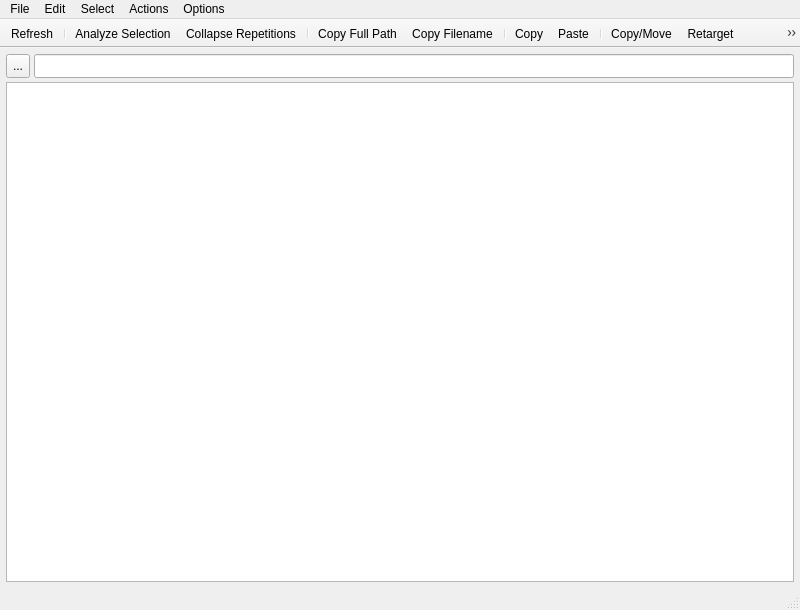
<?xml version="1.0" encoding="UTF-8"?>
<ui version="4.0">
 <class>MainWindow</class>
 <widget class="QMainWindow" name="MainWindow">
  <property name="geometry">
   <rect>
    <x>0</x>
    <y>0</y>
    <width>800</width>
    <height>610</height>
   </rect>
  </property>
  <property name="windowTitle">
   <string>Texture Manager</string>
  </property>
  <property name="windowIcon">
   <iconset resource="resources.qrc">
    <normaloff>:/icons/appIcon.png</normaloff>:/icons/appIcon.png</iconset>
  </property>
  <widget class="QWidget" name="centralwidget">
   <layout class="QVBoxLayout" name="verticalLayout">
    <property name="spacing">
     <number>4</number>
    </property>
    <property name="margin">
     <number>6</number>
    </property>
    <item>
     <layout class="QHBoxLayout" name="horizontalLayout">
      <item>
       <widget class="QToolButton" name="uiBTN_filter">
        <property name="minimumSize">
         <size>
          <width>24</width>
          <height>24</height>
         </size>
        </property>
        <property name="maximumSize">
         <size>
          <width>24</width>
          <height>24</height>
         </size>
        </property>
        <property name="text">
         <string>...</string>
        </property>
        <property name="icon">
         <iconset resource="resources.qrc">
          <normaloff>:/icons/filterDisabled.png</normaloff>
          <normalon>:/icons/filterActive.png</normalon>:/icons/filterDisabled.png</iconset>
        </property>
        <property name="iconSize">
         <size>
          <width>18</width>
          <height>18</height>
         </size>
        </property>
        <property name="checkable">
         <bool>true</bool>
        </property>
       </widget>
      </item>
      <item>
       <widget class="QLineEdit" name="uiLED_filter">
        <property name="minimumSize">
         <size>
          <width>0</width>
          <height>24</height>
         </size>
        </property>
       </widget>
      </item>
     </layout>
    </item>
    <item>
     <widget class="QTableView" name="uiTBL_textures">
      <property name="contextMenuPolicy">
       <enum>Qt::ActionsContextMenu</enum>
      </property>
      <property name="editTriggers">
       <set>QAbstractItemView::DoubleClicked</set>
      </property>
      <property name="alternatingRowColors">
       <bool>true</bool>
      </property>
      <property name="selectionBehavior">
       <enum>QAbstractItemView::SelectRows</enum>
      </property>
      <property name="textElideMode">
       <enum>Qt::ElideLeft</enum>
      </property>
      <property name="horizontalScrollMode">
       <enum>QAbstractItemView::ScrollPerPixel</enum>
      </property>
      <property name="showGrid">
       <bool>false</bool>
      </property>
      <property name="sortingEnabled">
       <bool>true</bool>
      </property>
      <attribute name="horizontalHeaderShowSortIndicator" stdset="0">
       <bool>true</bool>
      </attribute>
      <attribute name="horizontalHeaderStretchLastSection">
       <bool>true</bool>
      </attribute>
      <attribute name="verticalHeaderVisible">
       <bool>false</bool>
      </attribute>
      <attribute name="verticalHeaderDefaultSectionSize">
       <number>15</number>
      </attribute>
      <attribute name="verticalHeaderMinimumSectionSize">
       <number>15</number>
      </attribute>
     </widget>
    </item>
   </layout>
  </widget>
  <widget class="QMenuBar" name="menubar">
   <property name="geometry">
    <rect>
     <x>0</x>
     <y>0</y>
     <width>800</width>
     <height>21</height>
    </rect>
   </property>
   <widget class="QMenu" name="menuFile">
    <property name="title">
     <string>File</string>
    </property>
    <addaction name="uiACT_refresh"/>
    <addaction name="separator"/>
    <addaction name="uiACT_exit"/>
   </widget>
   <widget class="QMenu" name="menuActions">
    <property name="title">
     <string>Actions</string>
    </property>
    <addaction name="uiACT_deleteUnusedShadingNodes"/>
    <addaction name="separator"/>
    <addaction name="uiACT_copyMove"/>
    <addaction name="uiACT_retarget"/>
    <addaction name="uiACT_searchReplace"/>
   </widget>
   <widget class="QMenu" name="menuEdit">
    <property name="title">
     <string>Edit</string>
    </property>
    <addaction name="uiACT_copy"/>
    <addaction name="uiACT_paste"/>
    <addaction name="separator"/>
    <addaction name="uiACT_copyFullPath"/>
    <addaction name="uiACT_copyFilename"/>
   </widget>
   <widget class="QMenu" name="menuOptions">
    <property name="title">
     <string>Options</string>
    </property>
    <addaction name="uiACT_collapseRepetitions"/>
    <addaction name="uiACT_analyzeSelection"/>
    <addaction name="separator"/>
    <addaction name="uiACT_selectNothing"/>
    <addaction name="uiACT_selectAssigned"/>
    <addaction name="uiACT_selectTextureNode"/>
   </widget>
   <widget class="QMenu" name="menuSelect">
    <property name="title">
     <string>Select</string>
    </property>
    <addaction name="uiACT_selectAll"/>
    <addaction name="uiACT_selectInvert"/>
    <addaction name="uiACT_selectNone"/>
   </widget>
   <addaction name="menuFile"/>
   <addaction name="menuEdit"/>
   <addaction name="menuSelect"/>
   <addaction name="menuActions"/>
   <addaction name="menuOptions"/>
  </widget>
  <widget class="QStatusBar" name="statusbar"/>
  <widget class="QToolBar" name="toolBar">
   <property name="windowTitle">
    <string>toolBar</string>
   </property>
   <property name="movable">
    <bool>false</bool>
   </property>
   <property name="iconSize">
    <size>
     <width>24</width>
     <height>24</height>
    </size>
   </property>
   <property name="floatable">
    <bool>false</bool>
   </property>
   <attribute name="toolBarArea">
    <enum>TopToolBarArea</enum>
   </attribute>
   <attribute name="toolBarBreak">
    <bool>false</bool>
   </attribute>
   <addaction name="uiACT_refresh"/>
   <addaction name="separator"/>
   <addaction name="uiACT_analyzeSelection"/>
   <addaction name="uiACT_collapseRepetitions"/>
   <addaction name="separator"/>
   <addaction name="uiACT_copyFullPath"/>
   <addaction name="uiACT_copyFilename"/>
   <addaction name="separator"/>
   <addaction name="uiACT_copy"/>
   <addaction name="uiACT_paste"/>
   <addaction name="separator"/>
   <addaction name="uiACT_copyMove"/>
   <addaction name="uiACT_retarget"/>
   <addaction name="uiACT_searchReplace"/>
  </widget>
  <action name="uiACT_refresh">
   <property name="icon">
    <iconset resource="resources.qrc">
     <normaloff>:/icons/refresh.png</normaloff>:/icons/refresh.png</iconset>
   </property>
   <property name="text">
    <string>Refresh</string>
   </property>
   <property name="toolTip">
    <string>Refresh</string>
   </property>
   <property name="shortcut">
    <string>F5</string>
   </property>
  </action>
  <action name="uiACT_exit">
   <property name="icon">
    <iconset resource="resources.qrc">
     <normaloff>:/icons/exit.png</normaloff>:/icons/exit.png</iconset>
   </property>
   <property name="text">
    <string>Exit</string>
   </property>
  </action>
  <action name="uiACT_retarget">
   <property name="icon">
    <iconset resource="resources.qrc">
     <normaloff>:/icons/retarget.png</normaloff>:/icons/retarget.png</iconset>
   </property>
   <property name="text">
    <string>Retarget</string>
   </property>
  </action>
  <action name="uiACT_copyMove">
   <property name="icon">
    <iconset resource="resources.qrc">
     <normaloff>:/icons/copyMove.png</normaloff>:/icons/copyMove.png</iconset>
   </property>
   <property name="text">
    <string>Copy/Move</string>
   </property>
  </action>
  <action name="uiACT_searchReplace">
   <property name="icon">
    <iconset resource="resources.qrc">
     <normaloff>:/icons/replace.png</normaloff>:/icons/replace.png</iconset>
   </property>
   <property name="text">
    <string>Search and Replace</string>
   </property>
  </action>
  <action name="uiACT_copyFullPath">
   <property name="icon">
    <iconset resource="resources.qrc">
     <normaloff>:/icons/copy1.png</normaloff>:/icons/copy1.png</iconset>
   </property>
   <property name="text">
    <string>Copy Full Path</string>
   </property>
  </action>
  <action name="uiACT_copyFilename">
   <property name="icon">
    <iconset resource="resources.qrc">
     <normaloff>:/icons/copy2.png</normaloff>:/icons/copy2.png</iconset>
   </property>
   <property name="text">
    <string>Copy Filename</string>
   </property>
  </action>
  <action name="uiACT_selectAssigned">
   <property name="checkable">
    <bool>true</bool>
   </property>
   <property name="text">
    <string>Select Assigned</string>
   </property>
  </action>
  <action name="uiACT_collapseRepetitions">
   <property name="checkable">
    <bool>true</bool>
   </property>
   <property name="icon">
    <iconset resource="resources.qrc">
     <normaloff>:/icons/collapse.png</normaloff>:/icons/collapse.png</iconset>
   </property>
   <property name="text">
    <string>Collapse Repetitions</string>
   </property>
  </action>
  <action name="uiACT_selectAll">
   <property name="text">
    <string>Select All</string>
   </property>
  </action>
  <action name="uiACT_selectNone">
   <property name="text">
    <string>Select None</string>
   </property>
  </action>
  <action name="uiACT_selectInvert">
   <property name="text">
    <string>Select Invert</string>
   </property>
  </action>
  <action name="uiACT_selectTextureNode">
   <property name="checkable">
    <bool>true</bool>
   </property>
   <property name="text">
    <string>Select Texture Node</string>
   </property>
  </action>
  <action name="uiACT_selectNothing">
   <property name="checkable">
    <bool>true</bool>
   </property>
   <property name="text">
    <string>Select Nothing</string>
   </property>
  </action>
  <action name="uiACT_copy">
   <property name="icon">
    <iconset resource="resources.qrc">
     <normaloff>:/icons/copy.png</normaloff>:/icons/copy.png</iconset>
   </property>
   <property name="text">
    <string>Copy</string>
   </property>
  </action>
  <action name="uiACT_paste">
   <property name="icon">
    <iconset resource="resources.qrc">
     <normaloff>:/icons/paste.png</normaloff>:/icons/paste.png</iconset>
   </property>
   <property name="text">
    <string>Paste</string>
   </property>
  </action>
  <action name="uiACT_analyzeSelection">
   <property name="checkable">
    <bool>true</bool>
   </property>
   <property name="icon">
    <iconset resource="resources.qrc">
     <normaloff>:/icons/lockToSelection.png</normaloff>:/icons/lockToSelection.png</iconset>
   </property>
   <property name="text">
    <string>Analyze Selection</string>
   </property>
  </action>
  <action name="uiACT_deleteUnusedShadingNodes">
   <property name="text">
    <string>Delete Unused Shading Nodes</string>
   </property>
  </action>
 </widget>
 <tabstops>
  <tabstop>uiTBL_textures</tabstop>
  <tabstop>uiLED_filter</tabstop>
  <tabstop>uiBTN_filter</tabstop>
 </tabstops>
 <resources>
  <include location="resources.qrc"/>
 </resources>
 <connections>
  <connection>
   <sender>uiACT_exit</sender>
   <signal>triggered()</signal>
   <receiver>MainWindow</receiver>
   <slot>close()</slot>
   <hints>
    <hint type="sourcelabel">
     <x>-1</x>
     <y>-1</y>
    </hint>
    <hint type="destinationlabel">
     <x>399</x>
     <y>304</y>
    </hint>
   </hints>
  </connection>
  <connection>
   <sender>uiACT_refresh</sender>
   <signal>triggered()</signal>
   <receiver>MainWindow</receiver>
   <slot>onRefreshTriggered()</slot>
   <hints>
    <hint type="sourcelabel">
     <x>-1</x>
     <y>-1</y>
    </hint>
    <hint type="destinationlabel">
     <x>399</x>
     <y>304</y>
    </hint>
   </hints>
  </connection>
  <connection>
   <sender>uiACT_copyFullPath</sender>
   <signal>triggered()</signal>
   <receiver>MainWindow</receiver>
   <slot>onCopyFullPathTriggered()</slot>
   <hints>
    <hint type="sourcelabel">
     <x>-1</x>
     <y>-1</y>
    </hint>
    <hint type="destinationlabel">
     <x>399</x>
     <y>304</y>
    </hint>
   </hints>
  </connection>
  <connection>
   <sender>uiACT_copyFilename</sender>
   <signal>triggered()</signal>
   <receiver>MainWindow</receiver>
   <slot>onCopyFilenameTriggered()</slot>
   <hints>
    <hint type="sourcelabel">
     <x>-1</x>
     <y>-1</y>
    </hint>
    <hint type="destinationlabel">
     <x>399</x>
     <y>304</y>
    </hint>
   </hints>
  </connection>
  <connection>
   <sender>uiACT_copyMove</sender>
   <signal>triggered()</signal>
   <receiver>MainWindow</receiver>
   <slot>onCopyMoveTriggered()</slot>
   <hints>
    <hint type="sourcelabel">
     <x>-1</x>
     <y>-1</y>
    </hint>
    <hint type="destinationlabel">
     <x>399</x>
     <y>304</y>
    </hint>
   </hints>
  </connection>
  <connection>
   <sender>uiACT_retarget</sender>
   <signal>triggered()</signal>
   <receiver>MainWindow</receiver>
   <slot>onRetargetTriggered()</slot>
   <hints>
    <hint type="sourcelabel">
     <x>-1</x>
     <y>-1</y>
    </hint>
    <hint type="destinationlabel">
     <x>399</x>
     <y>304</y>
    </hint>
   </hints>
  </connection>
  <connection>
   <sender>uiACT_searchReplace</sender>
   <signal>triggered()</signal>
   <receiver>MainWindow</receiver>
   <slot>onSearchReplaceTriggered()</slot>
   <hints>
    <hint type="sourcelabel">
     <x>-1</x>
     <y>-1</y>
    </hint>
    <hint type="destinationlabel">
     <x>399</x>
     <y>304</y>
    </hint>
   </hints>
  </connection>
  <connection>
   <sender>uiLED_filter</sender>
   <signal>textChanged(QString)</signal>
   <receiver>MainWindow</receiver>
   <slot>onFilterTextChanged()</slot>
   <hints>
    <hint type="sourcelabel">
     <x>414</x>
     <y>73</y>
    </hint>
    <hint type="destinationlabel">
     <x>399</x>
     <y>304</y>
    </hint>
   </hints>
  </connection>
  <connection>
   <sender>uiBTN_filter</sender>
   <signal>toggled(bool)</signal>
   <receiver>MainWindow</receiver>
   <slot>onFilterButtonToggled()</slot>
   <hints>
    <hint type="sourcelabel">
     <x>18</x>
     <y>73</y>
    </hint>
    <hint type="destinationlabel">
     <x>399</x>
     <y>304</y>
    </hint>
   </hints>
  </connection>
  <connection>
   <sender>uiACT_selectAll</sender>
   <signal>triggered()</signal>
   <receiver>MainWindow</receiver>
   <slot>onSelectAllTriggered()</slot>
   <hints>
    <hint type="sourcelabel">
     <x>-1</x>
     <y>-1</y>
    </hint>
    <hint type="destinationlabel">
     <x>399</x>
     <y>304</y>
    </hint>
   </hints>
  </connection>
  <connection>
   <sender>uiACT_selectInvert</sender>
   <signal>triggered()</signal>
   <receiver>MainWindow</receiver>
   <slot>onSelectInvertTriggered()</slot>
   <hints>
    <hint type="sourcelabel">
     <x>-1</x>
     <y>-1</y>
    </hint>
    <hint type="destinationlabel">
     <x>399</x>
     <y>304</y>
    </hint>
   </hints>
  </connection>
  <connection>
   <sender>uiACT_selectNone</sender>
   <signal>triggered()</signal>
   <receiver>MainWindow</receiver>
   <slot>onSelectNoneTriggered()</slot>
   <hints>
    <hint type="sourcelabel">
     <x>-1</x>
     <y>-1</y>
    </hint>
    <hint type="destinationlabel">
     <x>399</x>
     <y>304</y>
    </hint>
   </hints>
  </connection>
  <connection>
   <sender>uiACT_collapseRepetitions</sender>
   <signal>toggled(bool)</signal>
   <receiver>MainWindow</receiver>
   <slot>onCollapseRepetitionsToggled(bool)</slot>
   <hints>
    <hint type="sourcelabel">
     <x>-1</x>
     <y>-1</y>
    </hint>
    <hint type="destinationlabel">
     <x>399</x>
     <y>304</y>
    </hint>
   </hints>
  </connection>
  <connection>
   <sender>uiACT_selectTextureNode</sender>
   <signal>toggled(bool)</signal>
   <receiver>MainWindow</receiver>
   <slot>onChangeSelectionBehaviour(bool)</slot>
   <hints>
    <hint type="sourcelabel">
     <x>-1</x>
     <y>-1</y>
    </hint>
    <hint type="destinationlabel">
     <x>399</x>
     <y>304</y>
    </hint>
   </hints>
  </connection>
  <connection>
   <sender>uiACT_selectAssigned</sender>
   <signal>toggled(bool)</signal>
   <receiver>MainWindow</receiver>
   <slot>onChangeSelectionBehaviour(bool)</slot>
   <hints>
    <hint type="sourcelabel">
     <x>-1</x>
     <y>-1</y>
    </hint>
    <hint type="destinationlabel">
     <x>399</x>
     <y>304</y>
    </hint>
   </hints>
  </connection>
  <connection>
   <sender>uiACT_copy</sender>
   <signal>triggered()</signal>
   <receiver>MainWindow</receiver>
   <slot>onCopyTriggered()</slot>
   <hints>
    <hint type="sourcelabel">
     <x>-1</x>
     <y>-1</y>
    </hint>
    <hint type="destinationlabel">
     <x>399</x>
     <y>304</y>
    </hint>
   </hints>
  </connection>
  <connection>
   <sender>uiACT_paste</sender>
   <signal>triggered()</signal>
   <receiver>MainWindow</receiver>
   <slot>onPasteTriggered()</slot>
   <hints>
    <hint type="sourcelabel">
     <x>-1</x>
     <y>-1</y>
    </hint>
    <hint type="destinationlabel">
     <x>399</x>
     <y>304</y>
    </hint>
   </hints>
  </connection>
  <connection>
   <sender>uiACT_analyzeSelection</sender>
   <signal>toggled(bool)</signal>
   <receiver>MainWindow</receiver>
   <slot>onAnalyzeSelectionToggled(bool)</slot>
   <hints>
    <hint type="sourcelabel">
     <x>-1</x>
     <y>-1</y>
    </hint>
    <hint type="destinationlabel">
     <x>399</x>
     <y>304</y>
    </hint>
   </hints>
  </connection>
  <connection>
   <sender>uiACT_deleteUnusedShadingNodes</sender>
   <signal>triggered()</signal>
   <receiver>MainWindow</receiver>
   <slot>onDeleteUnusedShadingNodesTriggered()</slot>
   <hints>
    <hint type="sourcelabel">
     <x>-1</x>
     <y>-1</y>
    </hint>
    <hint type="destinationlabel">
     <x>399</x>
     <y>304</y>
    </hint>
   </hints>
  </connection>
 </connections>
 <slots>
  <slot>onRefreshTriggered()</slot>
  <slot>onCopyFilenameTriggered()</slot>
  <slot>onCopyFullPathTriggered()</slot>
  <slot>onCopyMoveTriggered()</slot>
  <slot>onRetargetTriggered()</slot>
  <slot>onSearchReplaceTriggered()</slot>
  <slot>onFilterTextChanged()</slot>
  <slot>onFilterButtonToggled()</slot>
  <slot>onSelectAllTriggered()</slot>
  <slot>onSelectInvertTriggered()</slot>
  <slot>onSelectNoneTriggered()</slot>
  <slot>onCollapseRepetitionsToggled(bool)</slot>
  <slot>onChangeSelectionBehaviour(bool)</slot>
  <slot>onCopyTriggered()</slot>
  <slot>onPasteTriggered()</slot>
  <slot>onAnalyzeSelectionToggled(bool)</slot>
  <slot>onDeleteUnusedShadingNodesTriggered()</slot>
 </slots>
</ui>
